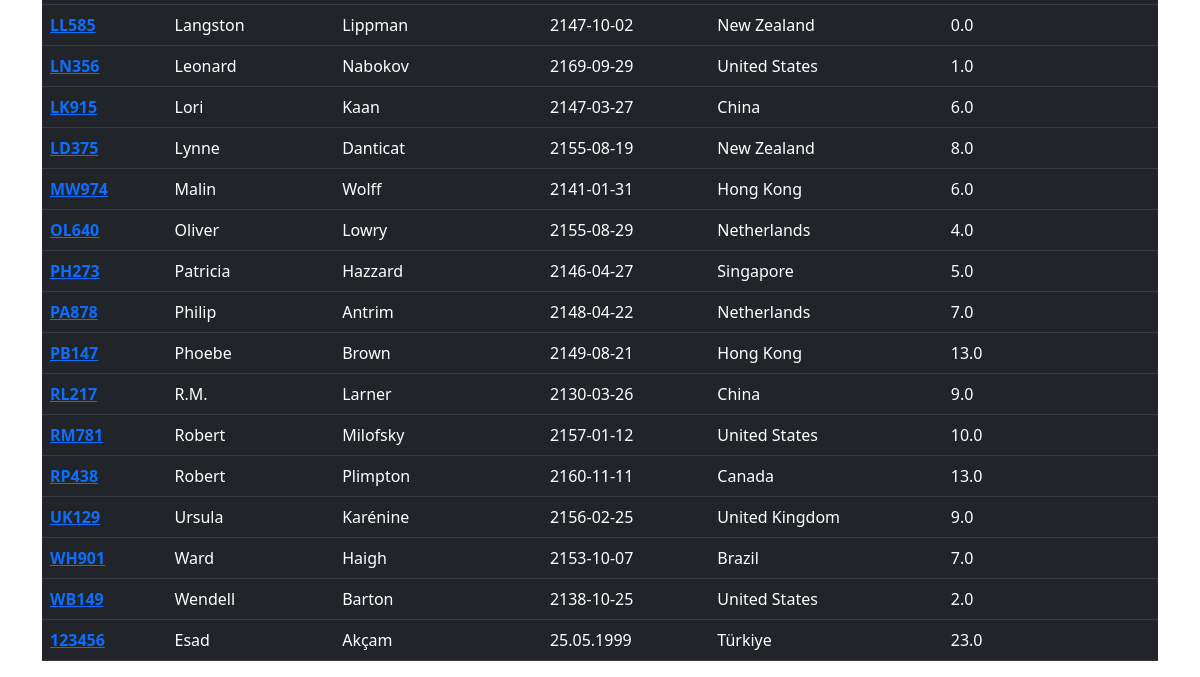
The page /author/showauthor (lower part) on the database as committed earlier.
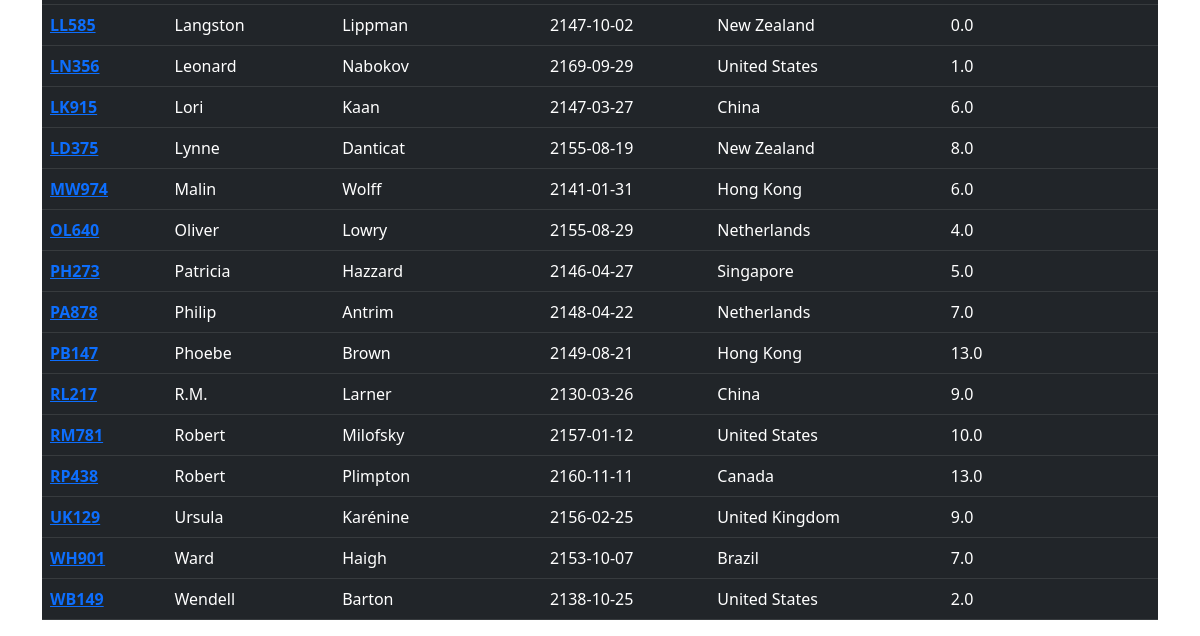
The same page on the database as committed later.
### tables this page shows
CREATE TABLE "AUTHOR" (
	"AuthID"	TEXT,
	"FirstName"	TEXT,
	"LastName"	TEXT,
	"Birthday"	TIMESTAMP,
	"CountryOfResidence"	TEXT,
	"HrsWritingPerDay"	REAL,
	PRIMARY KEY("AuthID")
);

### server.py (the view)
@app.route("/author/showauthor")
def showauthor():
    rows = db.show_all_authors()
    birthday = []
    for row in rows:
        try:
            birthday.append(row["Birthday"].split()[0])
        except:
            pass
    return render_template("./author/show_authors.html", rows=rows, birthday=birthday)

### Database.py (called while the page is built)
    def __connect_database(self):
        con = sqlite3.connect(self.databaseName)
        con.row_factory = sqlite3.Row
        return con

    def show_all_authors(self):
        cur = self.__connect_database().cursor()
        cur.execute("SELECT * FROM Author")
        rows = cur.fetchall()
        return rows

### templates/author/show_authors.html (shortened to what this page needs)
{% extends "layout.html" %}
{% block Body %}
<div class="container" style="padding-top: 15px;">
    <div class="table-responsive">
        <table class="table table-hover table-dark" , style="width: 100%">
            <tbody>
                {% for row in rows %}
                <tr>
                    <th scope="row"><a href='update_author{{row["AuthId"]}}'>{{row["AuthId"]}}</a></th>
                    <td>{{row["FirstName"]}}</td>
                    <td>{{row["LastName"]}}</td>
                    <td>{{birthday[loop.index - 1]}}</td>
                    <td>{{row["CountryOfResidence"]}}</td>
                    <td>{{row["HrsWritingPerDay"]}}</td>
                </tr>
                {% endfor %}
            </tbody>
        </table>
    </div>
</div>
{% endblock %}

### templates/layout.html (shortened to what this page needs)
<!DOCTYPE html>
<html lang="en">
<head>
    <link href="https://cdn.jsdelivr.net/npm/bootstrap@5.1.3/dist/css/bootstrap.min.css" rel="stylesheet"
>
</head>
<body>
    {% block Body %}{% endblock %}
</body>
</html>

Rows that differ between the two databases and show on the page:
removed AUTHOR: AuthId "123456", FirstName "Esad", LastName "Akçam", Birthday "25.05.1999", CountryOfResidence "Türkiye", HrsWritingPerDay "23.0"
